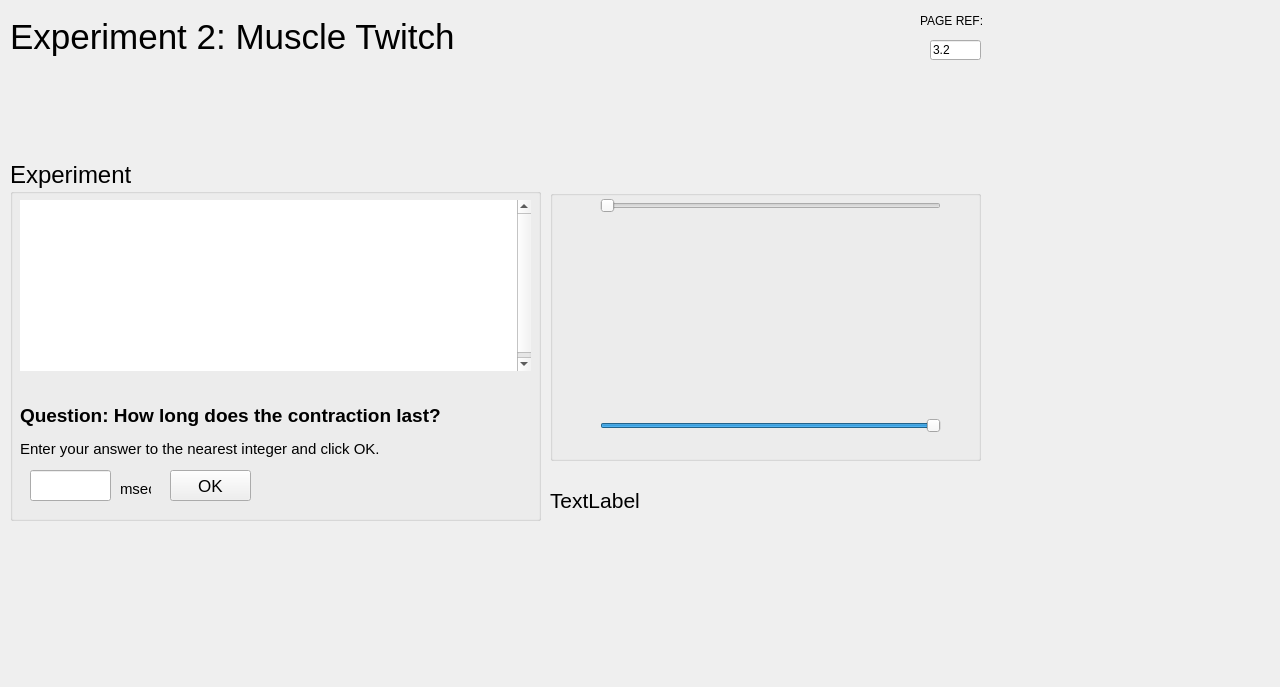
<?xml version="1.0" encoding="UTF-8"?>
<ui version="4.0">
 <class>MainWindow</class>
 <widget class="QMainWindow" name="MainWindow">
  <property name="geometry">
   <rect>
    <x>0</x>
    <y>0</y>
    <width>1280</width>
    <height>687</height>
   </rect>
  </property>
  <property name="windowTitle">
   <string>MainWindow</string>
  </property>
  <widget class="QWidget" name="centralwidget">
   <widget class="QPushButton" name="pushButtonBack">
    <property name="geometry">
     <rect>
      <x>13</x>
      <y>703</y>
      <width>75</width>
      <height>23</height>
     </rect>
    </property>
    <property name="sizePolicy">
     <sizepolicy hsizetype="Maximum" vsizetype="Fixed">
      <horstretch>0</horstretch>
      <verstretch>0</verstretch>
     </sizepolicy>
    </property>
    <property name="text">
     <string>BACK</string>
    </property>
   </widget>
   <widget class="QPushButton" name="pushButtonNext">
    <property name="geometry">
     <rect>
      <x>94</x>
      <y>703</y>
      <width>75</width>
      <height>23</height>
     </rect>
    </property>
    <property name="sizePolicy">
     <sizepolicy hsizetype="Maximum" vsizetype="Fixed">
      <horstretch>0</horstretch>
      <verstretch>0</verstretch>
     </sizepolicy>
    </property>
    <property name="text">
     <string>NEXT</string>
    </property>
   </widget>
   <widget class="QPushButton" name="pushButtonMenu">
    <property name="enabled">
     <bool>true</bool>
    </property>
    <property name="geometry">
     <rect>
      <x>917</x>
      <y>703</y>
      <width>75</width>
      <height>23</height>
     </rect>
    </property>
    <property name="sizePolicy">
     <sizepolicy hsizetype="Maximum" vsizetype="Fixed">
      <horstretch>0</horstretch>
      <verstretch>0</verstretch>
     </sizepolicy>
    </property>
    <property name="minimumSize">
     <size>
      <width>50</width>
      <height>20</height>
     </size>
    </property>
    <property name="text">
     <string>MENU</string>
    </property>
   </widget>
   <widget class="QProgressBar" name="progressBar">
    <property name="geometry">
     <rect>
      <x>175</x>
      <y>704</y>
      <width>649</width>
      <height>21</height>
     </rect>
    </property>
    <property name="sizePolicy">
     <sizepolicy hsizetype="Minimum" vsizetype="Fixed">
      <horstretch>0</horstretch>
      <verstretch>0</verstretch>
     </sizepolicy>
    </property>
    <property name="value">
     <number>1</number>
    </property>
    <property name="textVisible">
     <bool>false</bool>
    </property>
   </widget>
   <widget class="QLabel" name="labelPage">
    <property name="geometry">
     <rect>
      <x>830</x>
      <y>700</y>
      <width>81</width>
      <height>20</height>
     </rect>
    </property>
    <property name="sizePolicy">
     <sizepolicy hsizetype="Maximum" vsizetype="Preferred">
      <horstretch>0</horstretch>
      <verstretch>0</verstretch>
     </sizepolicy>
    </property>
    <property name="font">
     <font>
      <pointsize>11</pointsize>
      <weight>75</weight>
      <bold>true</bold>
     </font>
    </property>
    <property name="styleSheet">
     <string notr="true">color: rgb(255, 255, 255);</string>
    </property>
    <property name="text">
     <string>PAGE 2 / 5</string>
    </property>
   </widget>
   <widget class="QLineEdit" name="lineEdit">
    <property name="geometry">
     <rect>
      <x>930</x>
      <y>40</y>
      <width>51</width>
      <height>20</height>
     </rect>
    </property>
    <property name="sizePolicy">
     <sizepolicy hsizetype="Ignored" vsizetype="Fixed">
      <horstretch>0</horstretch>
      <verstretch>0</verstretch>
     </sizepolicy>
    </property>
    <property name="text">
     <string>3.2</string>
    </property>
    <property name="readOnly">
     <bool>true</bool>
    </property>
   </widget>
   <widget class="QLabel" name="labelPageRef">
    <property name="geometry">
     <rect>
      <x>920</x>
      <y>10</y>
      <width>71</width>
      <height>21</height>
     </rect>
    </property>
    <property name="sizePolicy">
     <sizepolicy hsizetype="Maximum" vsizetype="Preferred">
      <horstretch>0</horstretch>
      <verstretch>0</verstretch>
     </sizepolicy>
    </property>
    <property name="text">
     <string>PAGE REF:</string>
    </property>
   </widget>
   <widget class="QLabel" name="labelCurrentWindow">
    <property name="geometry">
     <rect>
      <x>10</x>
      <y>0</y>
      <width>571</width>
      <height>74</height>
     </rect>
    </property>
    <property name="font">
     <font>
      <pointsize>26</pointsize>
     </font>
    </property>
    <property name="text">
     <string>Experiment 2: Muscle Twitch</string>
    </property>
   </widget>
   <widget class="QGroupBox" name="groupBox_2">
    <property name="geometry">
     <rect>
      <x>10</x>
      <y>160</y>
      <width>531</width>
      <height>361</height>
     </rect>
    </property>
    <property name="font">
     <font>
      <pointsize>18</pointsize>
     </font>
    </property>
    <property name="title">
     <string>Experiment</string>
    </property>
    <widget class="QTextEdit" name="textEdit">
     <property name="geometry">
      <rect>
       <x>10</x>
       <y>40</y>
       <width>511</width>
       <height>171</height>
      </rect>
     </property>
     <property name="font">
      <font>
       <pointsize>21</pointsize>
      </font>
     </property>
     <property name="frameShape">
      <enum>QFrame::NoFrame</enum>
     </property>
     <property name="html">
      <string>&lt;!DOCTYPE HTML PUBLIC &quot;-//W3C//DTD HTML 4.0//EN&quot; &quot;http://www.w3.org/TR/REC-html40/strict.dtd&quot;&gt;
&lt;html&gt;&lt;head&gt;&lt;meta name=&quot;qrichtext&quot; content=&quot;1&quot; /&gt;&lt;style type=&quot;text/css&quot;&gt;
p, li { white-space: pre-wrap; }
&lt;/style&gt;&lt;/head&gt;&lt;body style=&quot; font-family:'.AppleSystemUIFont'; font-size:21pt; font-weight:400; font-style:normal;&quot;&gt;
&lt;p align=&quot;justify&quot; style=&quot; margin-top:0px; margin-bottom:0px; margin-left:0px; margin-right:0px; -qt-block-indent:0; text-indent:0px;&quot;&gt;&lt;a name=&quot;docs-internal-guid-0e78bb74-7fff-60c2-4db2-217823a9ece0&quot;&gt;&lt;/a&gt;&lt;span style=&quot; font-family:'Times New Roman'; font-size:18pt; color:#ffffff; background-color:transparent;&quot;&gt;T&lt;/span&gt;&lt;span style=&quot; font-family:'Times New Roman'; font-size:18pt; color:#ffffff; background-color:transparent;&quot;&gt;he stimulus, muscle action potential and muscle contraction have been recorded simultaneously using a 3-channel recorder.&lt;/span&gt;&lt;/p&gt;
&lt;p align=&quot;justify&quot; style=&quot; margin-top:0px; margin-bottom:0px; margin-left:0px; margin-right:0px; -qt-block-indent:0; text-indent:0px;&quot;&gt;&lt;span style=&quot; font-family:'Times New Roman'; font-size:18pt; color:#ffffff; background-color:transparent;&quot;&gt;The muscle contraction is calibrated in g weight, but the action potential is recorded using arbitrary scale.&lt;/span&gt;&lt;/p&gt;&lt;/body&gt;&lt;/html&gt;</string>
     </property>
    </widget>
    <widget class="QLabel" name="label_3">
     <property name="geometry">
      <rect>
       <x>10</x>
       <y>240</y>
       <width>571</width>
       <height>31</height>
      </rect>
     </property>
     <property name="font">
      <font>
       <pointsize>14</pointsize>
       <weight>75</weight>
       <bold>true</bold>
      </font>
     </property>
     <property name="text">
      <string>Question: How long does the contraction last? </string>
     </property>
    </widget>
    <widget class="QLabel" name="label_4">
     <property name="geometry">
      <rect>
       <x>10</x>
       <y>280</y>
       <width>571</width>
       <height>18</height>
      </rect>
     </property>
     <property name="font">
      <font>
       <pointsize>11</pointsize>
      </font>
     </property>
     <property name="text">
      <string>Enter your answer to the nearest integer and click OK.</string>
     </property>
    </widget>
    <widget class="QLineEdit" name="lineEditQuestion1">
     <property name="geometry">
      <rect>
       <x>20</x>
       <y>310</y>
       <width>81</width>
       <height>31</height>
      </rect>
     </property>
     <property name="text">
      <string/>
     </property>
    </widget>
    <widget class="QPushButton" name="pushButtonAnswerQuestion1">
     <property name="geometry">
      <rect>
       <x>160</x>
       <y>310</y>
       <width>81</width>
       <height>31</height>
      </rect>
     </property>
     <property name="font">
      <font>
       <pointsize>13</pointsize>
      </font>
     </property>
     <property name="text">
      <string>OK</string>
     </property>
    </widget>
    <widget class="QLabel" name="label_5">
     <property name="geometry">
      <rect>
       <x>110</x>
       <y>320</y>
       <width>31</width>
       <height>18</height>
      </rect>
     </property>
     <property name="font">
      <font>
       <pointsize>11</pointsize>
      </font>
     </property>
     <property name="text">
      <string>msec</string>
     </property>
    </widget>
   </widget>
   <widget class="QGroupBox" name="groupBox">
    <property name="geometry">
     <rect>
      <x>550</x>
      <y>190</y>
      <width>431</width>
      <height>271</height>
     </rect>
    </property>
    <property name="title">
     <string/>
    </property>
    <widget class="QLabel" name="label">
     <property name="geometry">
      <rect>
       <x>0</x>
       <y>0</y>
       <width>431</width>
       <height>271</height>
      </rect>
     </property>
     <property name="text">
      <string/>
     </property>
     <property name="pixmap">
      <pixmap>../img/IM3XP2.1.png</pixmap>
     </property>
     <property name="scaledContents">
      <bool>true</bool>
     </property>
    </widget>
    <widget class="QSlider" name="horizontalSlider">
     <property name="geometry">
      <rect>
       <x>50</x>
       <y>-100</y>
       <width>341</width>
       <height>231</height>
      </rect>
     </property>
     <property name="maximum">
      <number>150</number>
     </property>
     <property name="singleStep">
      <number>10</number>
     </property>
     <property name="orientation">
      <enum>Qt::Horizontal</enum>
     </property>
     <property name="invertedAppearance">
      <bool>false</bool>
     </property>
     <property name="invertedControls">
      <bool>false</bool>
     </property>
    </widget>
    <widget class="QSlider" name="horizontalSlider_2">
     <property name="geometry">
      <rect>
       <x>50</x>
       <y>120</y>
       <width>341</width>
       <height>231</height>
      </rect>
     </property>
     <property name="maximum">
      <number>150</number>
     </property>
     <property name="singleStep">
      <number>10</number>
     </property>
     <property name="sliderPosition">
      <number>150</number>
     </property>
     <property name="orientation">
      <enum>Qt::Horizontal</enum>
     </property>
     <property name="invertedAppearance">
      <bool>false</bool>
     </property>
     <property name="invertedControls">
      <bool>false</bool>
     </property>
    </widget>
   </widget>
   <widget class="QLabel" name="labelDifference">
    <property name="geometry">
     <rect>
      <x>550</x>
      <y>470</y>
      <width>151</width>
      <height>61</height>
     </rect>
    </property>
    <property name="font">
     <font>
      <pointsize>16</pointsize>
     </font>
    </property>
    <property name="text">
     <string>TextLabel</string>
    </property>
   </widget>
  </widget>
  <widget class="QMenuBar" name="menubar">
   <property name="geometry">
    <rect>
     <x>0</x>
     <y>0</y>
     <width>1280</width>
     <height>22</height>
    </rect>
   </property>
  </widget>
 </widget>
 <resources>
  <include location="../resources.qrc"/>
 </resources>
 <connections/>
</ui>
